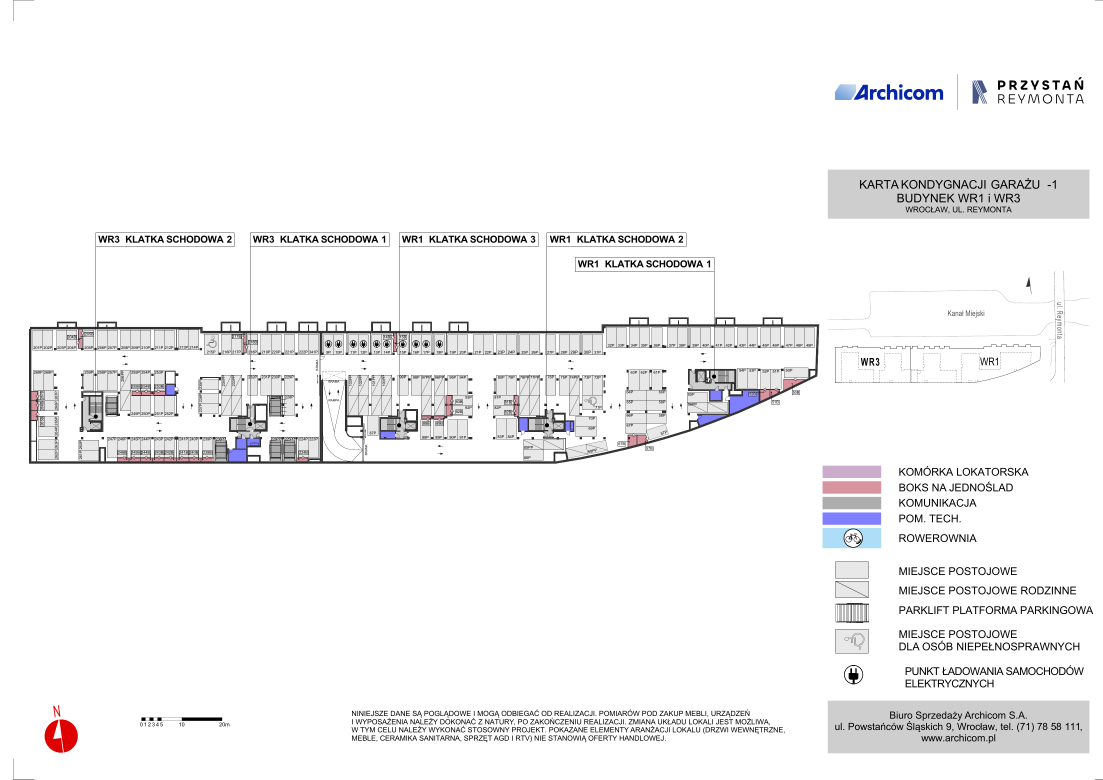
#> input picture archicom-reymonta/src/raw-garaz-1.png, 3308 x 2339 px, given in place of raw-parter.png, which was not available (shown at 1/3 size)
$ python gen_assets.py
#> lines starting #> are read from the running program, lines starting #| are printed output that depends on the picture; after the words box and inside, x2 and y2 are one past the last pixel; in counts of white or black regions, pixels touching at a corner belong together; pictures that were not available may be replaced by others from this repository, and a replacement may not be noted
#!/usr/bin/env python3
"""Rozcina karty kondygnacji na osobne rysunki WR3 i WR1.

Uwaga: nazwy plików źródłowych NIE zgadzają się z zawartością — mapowanie poniżej
pochodzi z odczytu bloków tytułowych na samych rysunkach (audyt 09.08.2026).
"""
from PIL import Image, ImageDraw
import numpy as np, os, subprocess, base64, json, pathlib
from scipy import ndimage

ROOT = pathlib.Path(__file__).parent
D = os.path.expanduser("~/Downloads/Reymonta_2026-08-03/")
CUT = 924   # punkt wyjścia; realne cięcie liczone per karta w ciecie()
BAND = (380, 1620)          # karty pięter i garaży
BAND_PARTER = (238, 1184)   # parter ma inny układ arkusza
XMAX_PARTER = 2340          # odetnij mapkę orientacyjną i legendę ogródków

# (plik, strona) -> etykieta kondygnacji ; WR3 istnieje tylko do 7 piętra
# Parter przyszedł jako załącznik maila z 31.07, nie w paczce swisstransfer.
KARTY = [
    (os.path.expanduser("~/Downloads/KARTA KONDYGNACJI PARTERU_ogródki lokali usługowych.pdf"),
     1, "parter", True),
    ("KARTA KONDYGNACJI GARAŻU  -2.pdf", 2, "garaz-2",  False),
    ("KARTA KONDYGNACJI GARAŻU  -1-2.pdf", 1, "garaz-1", False),
    ("KARTA KONDYGNACJI 10 PIĘTRA.pdf", 1, "p1",  True),
    ("KARTA KONDYGNACJI 3 PIĘTRA.pdf",  1, "p2",  True),
    ("KARTA KONDYGNACJI 4 PIĘTRA.pdf",  1, "p3",  True),
    ("KARTA KONDYGNACJI 5 PIĘTRA.pdf",  1, "p4",  True),
    ("KARTA KONDYGNACJI 6 PIĘTRA.pdf",  1, "p5",  True),
    ("KARTA KONDYGNACJI 7 PIĘTRA.pdf",  1, "p6",  True),
    ("KARTA KONDYGNACJI 8 PIĘTRA.pdf",  1, "p7",  True),
    ("KARTA KONDYGNACJI 9 PIĘTRA.pdf",  1, "p8",  False),
    ("KARTA KONDYGNACJI GARAŻU  -1.pdf", 1, "p9",  False),
    ("KARTA KONDYGNACJI 2 PIĘTRA.pdf",  1, "p10", False),
]


# Paleta wypełnień zdjęta z oryginalnego prezentera Przystani (str. 10, 200 dpi).
# Nowe karty od architekta przychodzą w zieleni i żółci — przekładamy je na stonowaną
# gamę z pierwotnego pliku, zachowując kolejność od najmniejszych do największych.
PALETA = [
    ("#afc7a9", "#ecf4f0"),   # 1-pokojowe  → bardzo jasna mięta
    ("#e2f3a5", "#d4e0e0"),   # 2-pokojowe  → błękitna szarość
    ("#f5f3b3", "#d4d0cc"),   # 3-pokojowe  → ciepła szarość
    ("#ffdf9f", "#ece0c8"),   # 4-pokojowe  → krem
    ("#dcbb79", "#e4c8b4"),   # 5-pokojowe  → przygaszony łosoś
    ("#adadad", "#c8c8c8"),   # komunikacja
]


def hx(s):
    return np.array([int(s[i:i + 2], 16) for i in (1, 3, 5)])


def przemaluj(im, tol=20):
    """Zamienia paletę nowych kart na tę z pierwotnego prezentera."""
    a = np.array(im.convert("RGB")).astype(int)
    wynik = a.copy()
    for zrod, cel in PALETA:
        z, c = hx(zrod), hx(cel)
        m = (np.abs(a - z) <= tol).all(axis=2)
        wynik[m] = c
    return Image.fromarray(wynik.astype("uint8"))


def trim(im, pad=14):
    a = np.array(im.convert("L")); ink = a < 235
    rs = np.nonzero(ink.sum(axis=1) > 0)[0]; cs = np.nonzero(ink.sum(axis=0) > 0)[0]
    if not len(rs): return im
    return im.crop((max(0, cs.min() - pad), max(0, rs.min() - pad),
                    min(im.width, cs.max() + pad), min(im.height, rs.max() + pad)))


def ciecie(band, wokol=(900, 1000)):
    """Najczystsza kolumna w strefie styku — tam, gdzie cięcie zniszczy najmniej opisów."""
    ink = (np.array(band.convert("L")) < 220).sum(axis=0)
    okno = [(int(ink[x:x + 10].sum()), x) for x in range(*wokol)]
    return min(okno)[1]


def opisy_przy_ciecie(band, cut, zasieg=520):
    """Znajduje ramki opisów lokali, które leżą okrakiem na linii cięcia.

    Każdą przypisuje do budynku, po którego stronie leży jej środek — dzięki temu
    opis zostaje w całości na swojej stronie, zamiast zostać przecięty na pół.
    Zwraca dwie listy prostokątów (dla WR3 i dla WR1) we współrzędnych pasma.
    """
    ink = np.array(band.convert("L")) < 200
    lo, hi = max(0, cut - zasieg), min(band.width, cut + zasieg)

    # poziome krawędzie ramek: długie ciągi tuszu w jednym wierszu
    krawedzie = {}
    for y in range(ink.shape[0]):
        x = lo
        row = ink[y]
        while x < hi:
            if not row[x]:
                x += 1; continue
            p = x
            while x < hi and row[x]:
                x += 1
            if 45 <= x - p <= 900:
                krawedzie.setdefault(y, []).append((p, x))

    # ramka = dwie takie krawędzie o zbliżonym zakresie x, oddalone o 12–62 px
    prostokaty = []
    for y, gora in krawedzie.items():
        for dy in range(12, 63):
            for a in gora:
                for b in krawedzie.get(y + dy, []):
                    if abs(a[0] - b[0]) <= 6 and abs(a[1] - b[1]) <= 6:
                        prostokaty.append((a[0], y, a[1], y + dy))

    wr3, wr1 = [], []
    for L, T, R, B in prostokaty:
        if not (L < cut < R):
            continue
        r = (L - 4, T - 4, R + 4, B + 4)
        if R - L > 300:          # nagłówek klatki — przynależność niejednoznaczna,
            wr3.append(r); wr1.append(r)   # zostaje w całości po obu stronach
        else:
            (wr3 if (L + R) / 2 < cut else wr1).append(r)
    return wr3, wr1


def polowa(band, cut, strona, boxy_moje, boxy_obce, pad=18):
    """Wycina połowę: rysunek urwany dokładnie na dylatacji, opisy w całości."""
    src = np.array(band.convert("RGB"))
    if strona == "r":                              # WR3 — lewa część
        koniec = max([cut] + [b[2] for b in boxy_moje]) + pad
        a = src[:, :koniec].copy()
        a[:, cut:] = 255                           # za dylatacją tylko biel…
        for L, T, R, B in boxy_obce:               # …bez resztek cudzych opisów…
            if L < koniec:
                a[max(0, T):B, max(0, L):min(koniec, R)] = 255
        for L, T, R, B in boxy_moje:               # …i z własnymi w całości
            a[max(0, T):B, max(0, L):min(koniec, R)] = src[max(0, T):B,
                                                           max(0, L):min(koniec, R)]
        return Image.fromarray(a), cut

    start = max(0, min([cut] + [b[0] for b in boxy_moje]) - pad)
    a = src[:, start:].copy()
    a[:, :cut - start] = 255
    for L, T, R, B in boxy_obce:
        l, r = max(start, L), R
        if r > l:
            a[max(0, T):B, l - start:r - start] = 255
    for L, T, R, B in boxy_moje:
        l, r = max(start, L), R
        if r > l:
            a[max(0, T):B, l - start:r - start] = src[max(0, T):B, l:r]
    return Image.fromarray(a), cut - start


def dylatacja(im, x):
    """Linia przerywana w miejscu dylatacji — tak jak w starym prezenterze."""
    d = ImageDraw.Draw(im)
    y = int(im.height * 0.16)
    while y < im.height * 0.90:
        d.line([(x, y), (x, y + 13)], fill=(150, 150, 150), width=2)
        y += 25
    return im


def main():
    (ROOT / "assets").mkdir(exist_ok=True)
    for plik, strona, tag, ma_wr3 in KARTY:
        tmp = ROOT / f"src/raw-{tag}"
        zrodlo = plik if plik.startswith("/") else D + plik
        if not tmp.with_suffix(".png").exists():
            subprocess.run(["pdftoppm", "-r", "200", "-png", "-singlefile",
                            "-f", str(strona), "-l", str(strona), zrodlo, str(tmp)], check=True)
#> (this line was passed over: subprocess is not available in this run)
        im = Image.open(str(tmp) + ".png").convert("RGB")
#> im is the input picture: PIL image 3308x2339 RGB; mean R, G, B 243.9, 243.6, 244.1
        y0, y1 = BAND_PARTER if tag == "parter" else BAND
        xmax = XMAX_PARTER if tag == "parter" else 2450
        band = przemaluj(im.crop((0, y0, xmax, y1)))
#> the loop in przemaluj, `for zrod, cel in PALETA:` made 6 passes
#> pass 1, in przemaluj, `m = (np.abs(a - z) <= tol).all(axis=2)`:
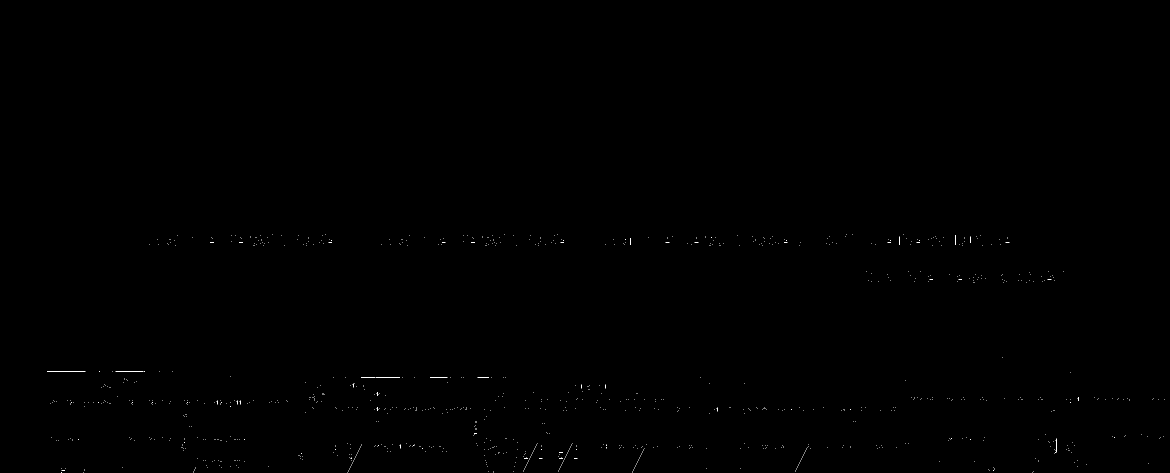
#> m: shape (946, 2340) bool (shown at 1/2 size); 0.08% white in thin lines or dots, all inside (x1, y1, x2, y2) = (94, 469, 2330, 946)
        if ma_wr3:
            x = ciecie(band)
#> in ciecie, `ink = (np.array(band.convert("L")) < 220).sum(axis=0)`: ink = 2340 values, max 486 at index 287, min 0 at index 0, mean 47.6
#> in ciecie, `okno = [(int(ink[x:x + 10].sum()), x) for x in range(*wokol)]`: okno = 100 pairs, first value 284 to 1366, second value 900 to 999
#> x = 907
            b3, b1 = opisy_przy_ciecie(band, x)
#> in opisy_przy_ciecie, `lo, hi = max(0, cut - zasieg), min(band.width, cut + zasieg)`: lo = 387; hi = 1427
#> after the loop in opisy_przy_ciecie, `for y in range(ink.shape[0]):`: krawedzie = 51 items
#> the loop in opisy_przy_ciecie, `for y, gora in krawedzie.items():` made 51 passes
#> (y, gora) on passes 1, 2, 8, 9, 10, 11, 12, 13: (460, [(387, 703), (750, 1168), (1197, 1427)]), (501, [(387, 703), (750, 1168), (1197, 1427)]), (743, [(387, 608)]), (744, [(387, 608)]), (745, [(387, 608)]), (746, [(387, 608)]), (747, [(387, 608)]), (748, [(387, 608)])
#> after the loop in opisy_przy_ciecie, `for y, gora in krawedzie.items():`: prostokaty = 55 items, first 6: (387, 460, 703, 501), (750, 460, 1168, 501), (1197, 460, 1427, 501), (662, 727, 722, 764), (895, 727, 955, 764), (1113, 727, 1173, 766)
#> the loop in opisy_przy_ciecie, `for L, T, R, B in prostokaty:` made 55 passes
#> (L, T, R, B) on passes 1, 3, 4, 6, 7, 8, 9, 11: (387, 460, 703, 501), (1197, 460, 1427, 501), (662, 727, 722, 764), (1113, 727, 1173, 766), (1236, 727, 1296, 766), (1346, 727, 1406, 766), (662, 728, 722, 764), (1113, 728, 1173, 766)
#> after the loop in opisy_przy_ciecie, `for L, T, R, B in prostokaty:`: wr1 = [(746, 456, 1172, 505), (891, 723, 959, 768), (891, 724, 959, 768), (891, 725, 959, 768), (891, 726, 959, 768), (891, 727, 959, 768), (891, 760, 960, 829)]; wr3 = [(746, 456, 1172, 505)]
#> b3 = [(746, 456, 1172, 505)]; b1 has the same summary as wr1 in opisy_przy_ciecie
            im3, lx3 = polowa(band, x, "r", b3, b1)
#> in polowa, `koniec = max([cut] + [b[2] for b in boxy_moje]) + pad`: koniec = 1190
#> the loop in polowa, `for L, T, R, B in boxy_obce:` made 7 passes
#> the loop in polowa, `for L, T, R, B in boxy_moje:` made 1 pass
#> after the loop in polowa, `for L, T, R, B in boxy_moje:`:
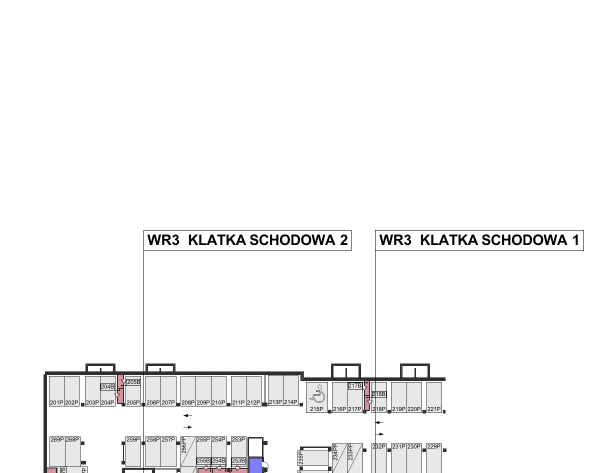
#> a: shape (946, 1190, 3) (shown at 1/2 size); mean R, G, B 246.9, 246.8, 246.9
#> lx3 = 907
            im1, lx1 = polowa(band, x, "l", b1, b3)
#> call 2 of polowa, with cut = 907, strona = 'l', pad = 18
#> in polowa (call 2), `start = max(0, min([cut] + [b[0] for b in boxy_moje]) - pad)`: start = 728
#> the loop in polowa (call 2), `for L, T, R, B in boxy_obce:` made 1 pass
#> (L, T, R, B, l, r) on pass 1: (746, 456, 1172, 505, 746, 1172)
#> after the loop in polowa (call 2), `for L, T, R, B in boxy_obce:`:
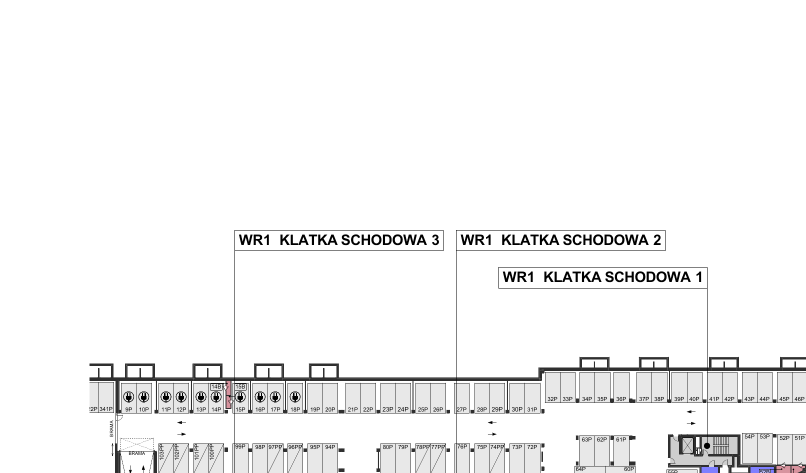
#> a: shape (946, 1612, 3) (shown at 1/2 size); mean R, G, B 244.8, 244.8, 244.8
#> the loop in polowa (call 2), `for L, T, R, B in boxy_moje:` made 7 passes
#> (L, T, R, B, l, r) on passes 1 to 7: (746, 456, 1172, 505, 746, 1172), (891, 723, 959, 768, 891, 959), (891, 724, 959, 768, 891, 959), (891, 725, 959, 768, 891, 959), (891, 726, 959, 768, 891, 959), (891, 727, 959, 768, 891, 959), (891, 760, 960, 829, 891, 960)
#> after the loop in polowa (call 2), `for L, T, R, B in boxy_moje:`:
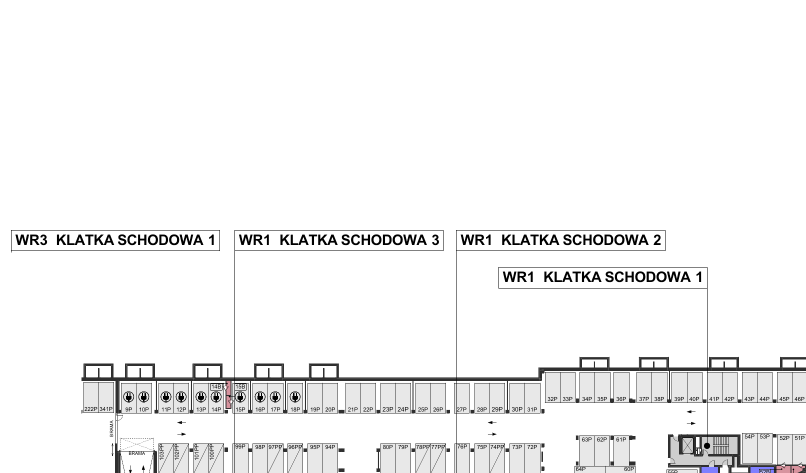
#> a: shape (946, 1612, 3) (shown at 1/2 size); 0.43% of pixels changed, all inside (x1, y1, x2, y2) = (21, 460, 440, 827)
#> lx1 = 179
            trim(dylatacja(im3, lx3)).save(ROOT / f"assets/rzut-{tag}-wr3.png")
#> after the loop in dylatacja, `while y < im.height * 0.90:`: y = 876
#> in trim, `ink = a < 235`:
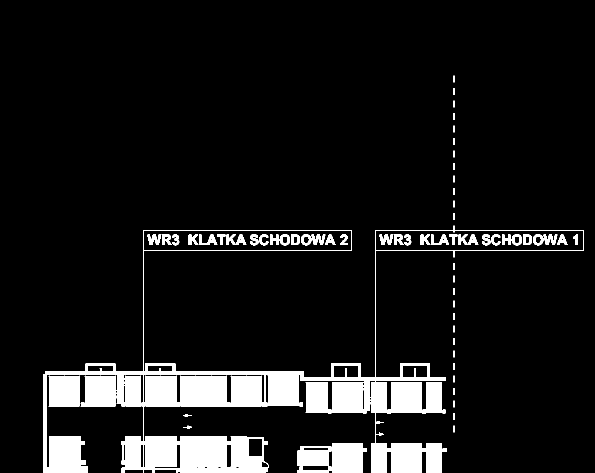
#> ink: shape (946, 1190) bool (shown at 1/2 size); 9% white; 78 white regions, largest, box (x1, y1, x2, y2) and area: (87, 451, 1168, 946) 42088, (361, 872, 538, 946) 10552, (361, 751, 523, 813) 9405
#> in trim, `rs = np.nonzero(ink.sum(axis=1) > 0)[0]`: rs = 663 values from 151 to 945
#> in trim, `cs = np.nonzero(ink.sum(axis=0) > 0)[0]`: cs = 1081 values from 87 to 1167
            trim(dylatacja(im1, lx1)).save(ROOT / f"assets/rzut-{tag}-wr1.png")
#> call 2 of trim, with pad = 14
#> in trim (call 2), `ink = a < 235`:
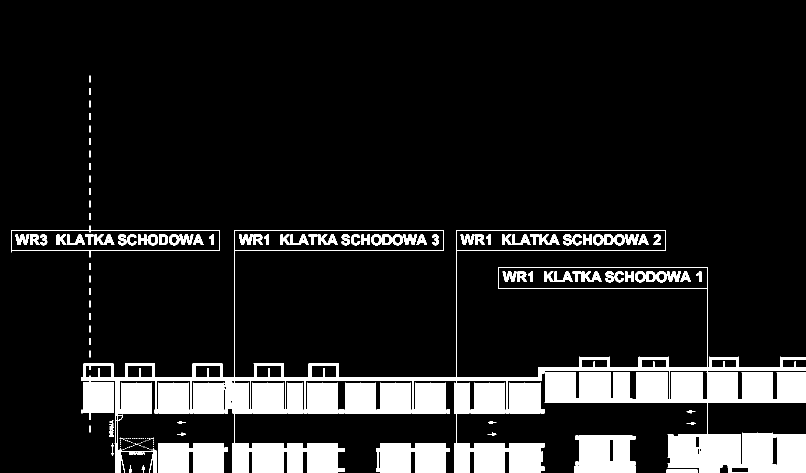
#> ink: shape (946, 1612) bool (shown at 1/2 size); 12% white; 195 white regions (54 under 20 px), largest, box (x1, y1, x2, y2) and area: (163, 460, 1612, 946) 81183, (1149, 871, 1271, 946) 7753, (690, 765, 822, 827) 7510
#> in trim (call 2), `cs = np.nonzero(ink.sum(axis=0) > 0)[0]`: cs = 1590 values from 22 to 1611
#> in trim (call 2), `return im.crop((max(0, cs.min() - pad), max(0, rs.min() - pad), min(im..`:
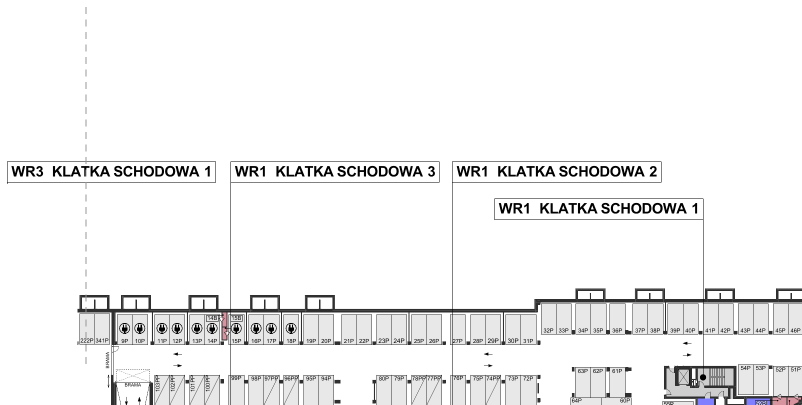
#> returned value: PIL image 1604x809 RGB (shown at 1/2 size); mean R, G, B 242, 242, 242
            print(f"{tag:8} WR3 + WR1   (dylatacja przy x={x})")
#| parter   WR3 + WR1   (dylatacja przy x=907)
        else:
            trim(band).save(ROOT / f"assets/rzut-{tag}-full.png")
            print(f"{tag:8} pełny rysunek")

    out = {}
    A = ROOT / "assets"
    for f in sorted(os.listdir(A)):
        mt = {"jpg": "image/jpeg", "png": "image/png",
              "svg": "image/svg+xml", "ttf": "font/ttf"}.get(f.rsplit(".", 1)[-1])
        if mt:
            out[f] = f"data:{mt};base64," + base64.b64encode((A / f).read_bytes()).decode()
    json.dump(out, open(ROOT / "src/assets.json", "w"))
    print(f"\n{len(out)} assetów zakodowanych")


if __name__ == "__main__":
#> (the run stopped early here; a loop or call above may not have finished)
